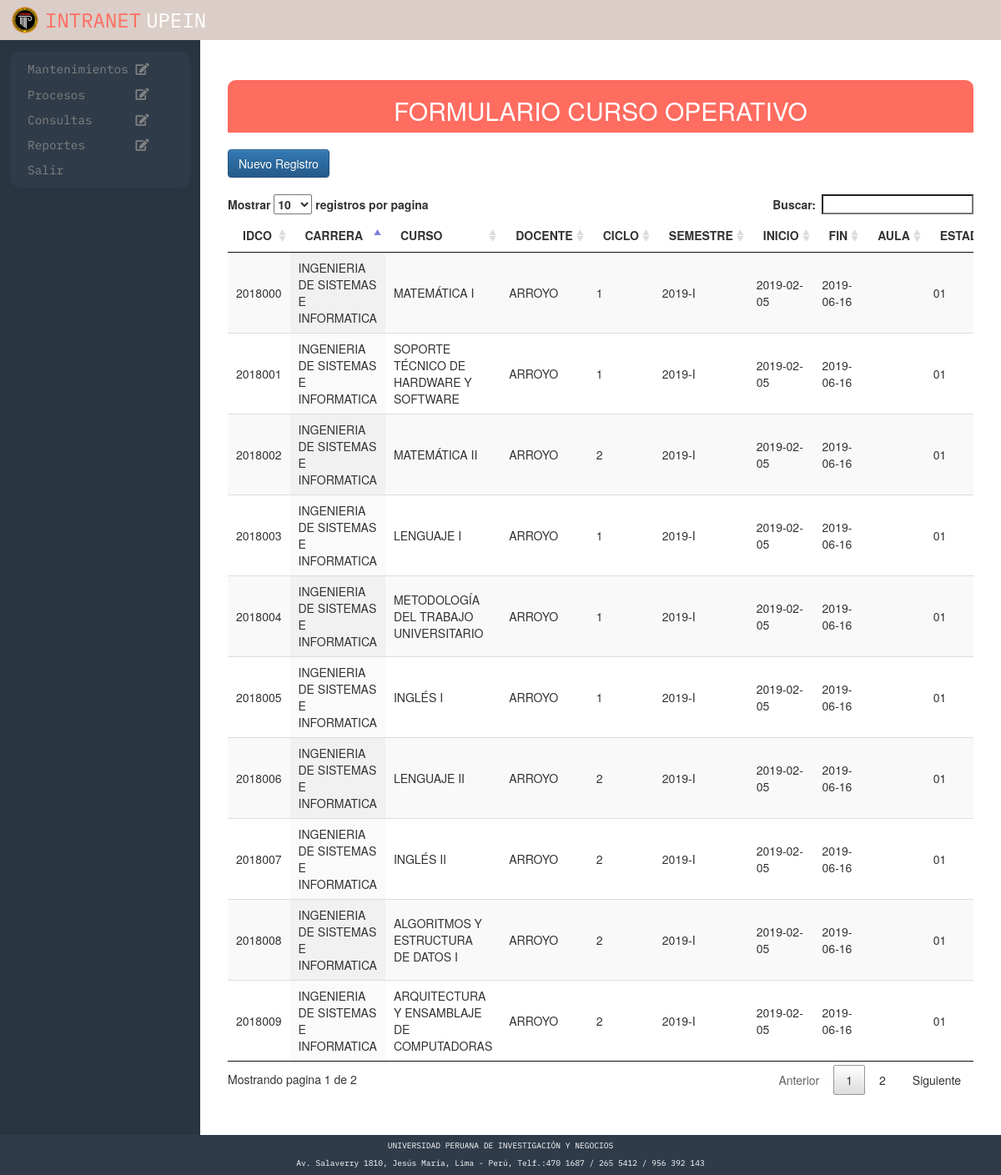
The page /proceso/academico/p_a_cursoo.php (signed in) on the database its author committed.
### tables this page shows
CREATE TABLE `tbl_curso_operativo` (
  `IDCO` char(7) NOT NULL DEFAULT '',
  `IDCursos` varchar(8) DEFAULT NULL,
  `IDDocente` varchar(10) DEFAULT NULL,
  `IDSemestre` int(11) DEFAULT NULL,
  `IDAula` int(11) NOT NULL,
  `F_exParcial` datetime DEFAULT NULL,
  `F_exFinal` datetime DEFAULT NULL,
  `F_exSusti` datetime DEFAULT NULL,
  `Estado` char(2) DEFAULT NULL
);

CREATE TABLE `tbl_carrera` (
  `IDCarrera` varchar(4) NOT NULL DEFAULT '',
  `Descripcion` varchar(60) DEFAULT NULL,
  `Duracion` int(11) DEFAULT NULL,
  `Cant_creditos` int(11) DEFAULT NULL,
  `Pension` double DEFAULT NULL,
  `Nro_pensiones` int(11) DEFAULT NULL,
  `Costo_matricula` double DEFAULT NULL,
  `Estado` char(2) DEFAULT NULL,
  `IDFacultad` int(11) DEFAULT NULL
);

CREATE TABLE `tbl_cursos` (
  `Año` int(11) NOT NULL,
  `Semestre` varchar(2) NOT NULL,
  `IDCursos` varchar(8) NOT NULL DEFAULT '',
  `Descripcion` varchar(100) DEFAULT NULL,
  `IDCarrera` varchar(4) NOT NULL,
  `Tipo_Curso` varchar(1) DEFAULT NULL,
  `IDCiclo` int(11) DEFAULT NULL,
  `IDPrerequisito` varchar(8) NOT NULL,
  `Creditos` int(11) DEFAULT NULL,
  `Rcreditos` int(11) DEFAULT NULL,
  `HorasTeoricas` int(5) DEFAULT NULL,
  `HorasPractica` int(5) DEFAULT NULL,
  `Tipo` char(1) DEFAULT NULL,
  `IDTA` int(11) NOT NULL,
  `Plan_estudio` varchar(4) NOT NULL,
  `Estado` char(2) DEFAULT NULL
);

CREATE TABLE `tbl_docente` (
  `IDDocente` varchar(10) NOT NULL DEFAULT '',
  `Tipo_doc` varchar(30) DEFAULT NULL,
  `N_documento` varchar(20) DEFAULT NULL,
  `Nombres` varchar(30) DEFAULT NULL,
  `Apellidos` varchar(60) DEFAULT NULL,
  `Fecha_nac` date DEFAULT NULL,
  `Direccion` varchar(60) DEFAULT NULL,
  `Cod_Dist` varchar(10) NOT NULL,
  `Telf_fijo` varchar(15) NOT NULL,
  `Telf_celular` varchar(15) NOT NULL,
  `Email` varchar(50) NOT NULL,
  `Categoria` varchar(100) NOT NULL,
  `Regi_dedicacion` varchar(10) NOT NULL,
  `Tiem_labores` int(11) NOT NULL,
  `Estado` varchar(10) DEFAULT NULL
);

CREATE TABLE `tbl_semestre` (
  `IDSemestre` int(11) NOT NULL,
  `Descripcion` varchar(10) DEFAULT NULL,
  `Nro_pagos` int(11) DEFAULT NULL,
  `Fecha_Inicio` date DEFAULT NULL,
  `Fecha_Fin` date DEFAULT NULL,
  `Detalle` varchar(40) DEFAULT NULL,
  `nro_notas` tinyint(4) DEFAULT NULL,
  `Estado` varchar(2) DEFAULT NULL
);

### proceso/academico/p_a_cursoo.php (the view, shortened to what this page needs)
<?php
	require '../../conexion.php';
	$sql = "SELECT co.IDCO AS id, c.Descripcion AS curso, d.Apellidos AS profe,c.IDCiclo as ciclo, s.Descripcion AS semestre,s.Fecha_Inicio AS inicio,s.Fecha_Fin AS fin, a.Descripcion AS aula, co.Estado AS estado,ca.Descripcion AS carrera";
    $sql.=" FROM (((((tbl_curso_operativo AS co INNER JOIN tbl_cursos AS c ON co.IDCursos=c.IDCursos) INNER JOIN tbl_docente AS d ON co.IDDocente=d.IDDocente) INNER JOIN tbl_semestre AS s ON co.IDSemestre=s.IDSemestre) LEFT JOIN tbl_aula AS a ON co.IDAula=a.IDAula) INNER JOIN tbl_carrera AS ca ON c.IDCarrera=ca.IDCarrera)";
	$resultado = $mysqli->query($sql);
?>
<!DOCTYPE html>
<html lang="es">
<head>
    <link href="../../css/bootstrap.min.css" rel="stylesheet">
	<link href="../../css/bootstrap-theme.css" rel="stylesheet">
	<link href="../../css/jquery.dataTables.min.css" rel="stylesheet">
	<link rel="stylesheet" href="../../css/estilos.css">
    <link rel="stylesheet" href="https://use.fontawesome.com/releases/v5.1.0/css/all.css">
</head>
<body>
<div class="contenedor">
		<div class="cuerpo" style="display:flex;">
			<div class="lado1"><?php include '../../nav.php'?></div>
			<div class="lado2">
			<div class="container">
			<div class="row" style="background:#FF6C60;border-radius:.8vw .8vw 0 0;">
					<h2 style="text-align:center;color:#ffff;">FORMULARIO CURSO OPERATIVO</h2>
				</div>
				<br>
                <div class="row">
					<a href="p_a_co_nuevo.php" class="btn btn-primary">Nuevo Registro</a>
				</div>
				<br>
				<div class="row table-responsive">
					<table class="display" id="mitabla">
						<thead>
							<tr>
								<th>IDCO</th>
								<th>CARRERA</th>
								<th>CURSO</th>
                                <th>DOCENTE</th>
								<th>CICLO</th>
                                <th>SEMESTRE</th>
								<th>INICIO</th>
								<th>FIN</th>
                                <th>AULA</th>
								<th>ESTADO</th>
							</tr>
						</thead>
						<tbody>
							<?php while($row = $resultado->fetch_array(MYSQLI_ASSOC)) { ?>
								<tr>
									<td><?php echo $row['id'];?></td>
									<td><?php echo $row['carrera'];?></td>
									<td><?php echo $row['curso'];?></td>
									<td><?php echo $row['profe'];?></td>
									<td><?php echo $row['ciclo']; ?></td>
                                    <td><?php echo $row['semestre'];?></td>
									<td><?php echo $row['inicio'];?></td>
									<td><?php echo $row['fin'];?></td>
                                    <td><?php echo $row['aula'];?></td>
                                    <td><?php echo $row['estado'];?></td>
								</tr>
							<?php } ?>
						</tbody>
					</table>
				</div>
			</div>
	</div>
	</div>
	</div>
</body>
</html>

### css/estilos.css (style rules this page uses)
* { padding: 0px; margin: 0px; box-sizing: border-box; }
footer div { background: #2F3B49; font-size: .8vw; color: white; }
.p_footer { display: flex; height: 4vw; text-align: center; flex-direction: column; justify-content: space-evenly; }
.p_footer p { margin:0; font-family: 'IBM Plex Mono', monospace; }
.banner { background: #DBCEC8; display: flex; flex-direction: row; align-items: center; }
.l_upein { display: block; width: 3vw; height: 3vw; margin: .5vw; margin-left: 1vw; }
.p_upein { display: inline; font-family: 'IBM Plex Mono', monospace; color: #FF6C60; font-size: 2vw; margin: 0; }
.p_otro { display: inline; font-family: 'IBM Plex Mono', monospace; color:white; font-size: 2vw; margin: 0; margin-left:.5vw; }
.contenedor { padding: 0; margin: auto; background: white; }
.container { background-color: white; width: 100%; padding: 4vw; min-height: 100vh; }
.lado1 { width: 20vw; background: #2A3542; }
.lado2 { width: 80vw; }

### rows shown on the page
tbl_curso_operativo: IDCO "2018000", tbl_carrera.Descripcion "INGENIERIA DE SISTEMAS E INFORMATICA", IDCursos.Descripcion "MATEMÁTICA I", IDDocente.Apellidos "ARROYO", IDCursos.IDCiclo "1", IDSemestre.Descripcion "2019-I", IDSemestre.Fecha_Inicio "2019-02-05", IDSemestre.Fecha_Fin "2019-06-16", Estado "01"
tbl_curso_operativo: IDCO "2018001", tbl_carrera.Descripcion "INGENIERIA DE SISTEMAS E INFORMATICA", IDCursos.Descripcion "SOPORTE TÉCNICO DE HARDWARE Y SOFTWARE", IDDocente.Apellidos "ARROYO", IDCursos.IDCiclo "1", IDSemestre.Descripcion "2019-I", IDSemestre.Fecha_Inicio "2019-02-05", IDSemestre.Fecha_Fin "2019-06-16", Estado "01"
tbl_curso_operativo: IDCO "2018002", tbl_carrera.Descripcion "INGENIERIA DE SISTEMAS E INFORMATICA", IDCursos.Descripcion "MATEMÁTICA II", IDDocente.Apellidos "ARROYO", IDCursos.IDCiclo "2", IDSemestre.Descripcion "2019-I", IDSemestre.Fecha_Inicio "2019-02-05", IDSemestre.Fecha_Fin "2019-06-16", Estado "01"
tbl_curso_operativo: IDCO "2018003", tbl_carrera.Descripcion "INGENIERIA DE SISTEMAS E INFORMATICA", IDCursos.Descripcion "LENGUAJE I", IDDocente.Apellidos "ARROYO", IDCursos.IDCiclo "1", IDSemestre.Descripcion "2019-I", IDSemestre.Fecha_Inicio "2019-02-05", IDSemestre.Fecha_Fin "2019-06-16", Estado "01"
tbl_curso_operativo: IDCO "2018004", tbl_carrera.Descripcion "INGENIERIA DE SISTEMAS E INFORMATICA", IDCursos.Descripcion "METODOLOGÍA DEL TRABAJO UNIVERSITARIO", IDDocente.Apellidos "ARROYO", IDCursos.IDCiclo "1", IDSemestre.Descripcion "2019-I", IDSemestre.Fecha_Inicio "2019-02-05", IDSemestre.Fecha_Fin "2019-06-16", Estado "01"
tbl_curso_operativo: IDCO "2018005", tbl_carrera.Descripcion "INGENIERIA DE SISTEMAS E INFORMATICA", IDCursos.Descripcion "INGLÉS I", IDDocente.Apellidos "ARROYO", IDCursos.IDCiclo "1", IDSemestre.Descripcion "2019-I", IDSemestre.Fecha_Inicio "2019-02-05", IDSemestre.Fecha_Fin "2019-06-16", Estado "01"
tbl_curso_operativo: IDCO "2018006", tbl_carrera.Descripcion "INGENIERIA DE SISTEMAS E INFORMATICA", IDCursos.Descripcion "LENGUAJE II", IDDocente.Apellidos "ARROYO", IDCursos.IDCiclo "2", IDSemestre.Descripcion "2019-I", IDSemestre.Fecha_Inicio "2019-02-05", IDSemestre.Fecha_Fin "2019-06-16", Estado "01"
tbl_curso_operativo: IDCO "2018007", tbl_carrera.Descripcion "INGENIERIA DE SISTEMAS E INFORMATICA", IDCursos.Descripcion "INGLÉS II", IDDocente.Apellidos "ARROYO", IDCursos.IDCiclo "2", IDSemestre.Descripcion "2019-I", IDSemestre.Fecha_Inicio "2019-02-05", IDSemestre.Fecha_Fin "2019-06-16", Estado "01"
tbl_curso_operativo: IDCO "2018008", tbl_carrera.Descripcion "INGENIERIA DE SISTEMAS E INFORMATICA", IDCursos.Descripcion "ALGORITMOS Y ESTRUCTURA DE DATOS I", IDDocente.Apellidos "ARROYO", IDCursos.IDCiclo "2", IDSemestre.Descripcion "2019-I", IDSemestre.Fecha_Inicio "2019-02-05", IDSemestre.Fecha_Fin "2019-06-16", Estado "01"
tbl_curso_operativo: IDCO "2018009", tbl_carrera.Descripcion "INGENIERIA DE SISTEMAS E INFORMATICA", IDCursos.Descripcion "ARQUITECTURA Y ENSAMBLAJE DE COMPUTADORAS", IDDocente.Apellidos "ARROYO", IDCursos.IDCiclo "2", IDSemestre.Descripcion "2019-I", IDSemestre.Fecha_Inicio "2019-02-05", IDSemestre.Fecha_Fin "2019-06-16", Estado "01"
